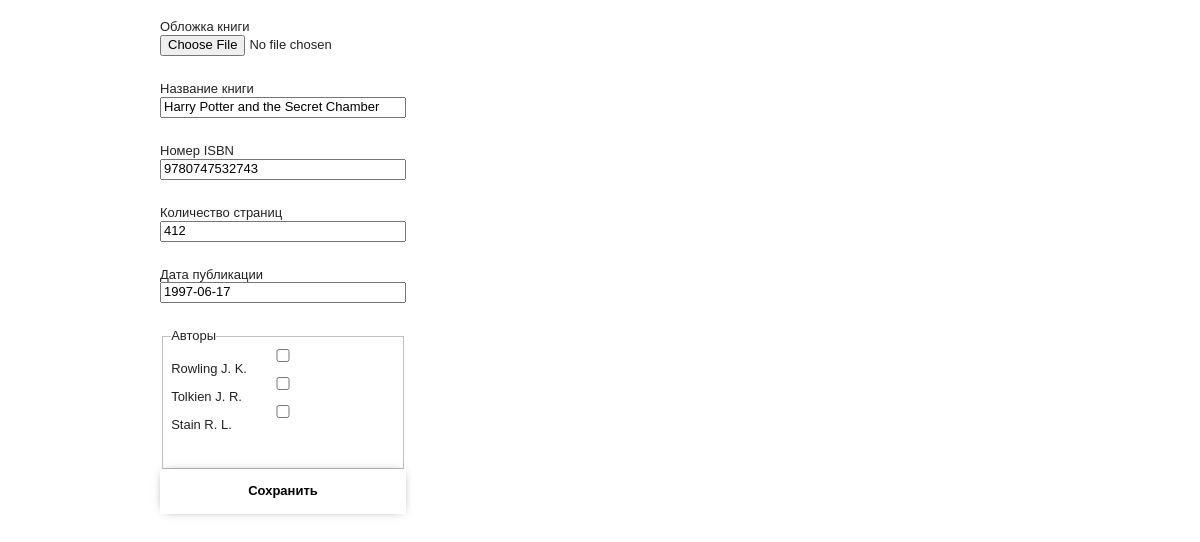
/book/edit/1, run on the app's committed database.
### tables this page shows
CREATE TABLE `book` (
  `id` int(11) NOT NULL AUTO_INCREMENT,
  `title` varchar(60) NOT NULL,
  `published` date DEFAULT NULL,
  `isbn` char(15) DEFAULT NULL,
  `pages_amount` smallint(6) DEFAULT NULL,
  `picture` varchar(260) DEFAULT NULL,
  PRIMARY KEY (`id`)
);

CREATE TABLE `author` (
  `id` int(11) NOT NULL AUTO_INCREMENT,
  `first_name` varchar(60) NOT NULL,
  `middle_name` varchar(60) NOT NULL,
  `last_name` varchar(60) NOT NULL,
  PRIMARY KEY (`id`)
);

### application/controllers/Book.php (called while the page is built, shortened)
<?php
class Book extends Controller
{
    public function editAction($id = NULL)
    {
        $model = empty($id) ? new Model() : Model::findById($id);
        $messages = [];
        View::render('base', 'book/form',
            [
                'page_title' => 'Редактирование книги',
                'model' => $model,
                'messages' => $messages
            ]
        );
    }
}

### application/core/Application.php (called while the page is built, shortened)
<?php
class Application
{
    public static function run($config)
    {
        self::$route = new Route();
    }
}

### index.php (called while the page is built, shortened)
<?php
$config = require_once 'application/config/config.php';
\application\core\Application::run($config);

### application/models/Book.php (called while the page is built, shortened)
<?php
class Book extends ActiveRecord
{
    public static function meta()
    {
        return [
            'id' => ['type' => \PDO::PARAM_INT, 'pattern' => '^[1-9]\d*$'],
            'title' => ['type' => \PDO::PARAM_STR],
            'isbn' => ['type' => \PDO::PARAM_INT, 'pattern' => '^[1-9]\d*$'],
            'pages_amount' => ['type' => \PDO::PARAM_INT, 'pattern' => '^[1-9]\d*$'],
            'picture' => ['type'=> \PDO::PARAM_STR, 'pattern' => '\.(?:jp(?:e?g|e|2)|gif|png)$'],
            'published' => ['type' => \PDO::PARAM_INT, 'pattern' => '^[0-9]{4}-(0[1-9]|1[012])-(0[1-9]|1[0-9]|2[0-9]|3[01])$']
        ];
    }
    public function getAuthors()
    {
        return $this->hasMany(
            Author::class, 'author.id = author_book.author_id',
            'author_book', 'author_book.book_id = ' . $this->id
        );
    }
}

### application/core/ActiveRecord.php (called while the page is built, shortened)
<?php
class ActiveRecord
{
    private $fields = [];
    private $dirty = [];
    public function __construct()
    {
        foreach ($this->getTableScheme() as $field) {
            $this->dirty[$field['Field']] = $field['Default'];
        }
    }
    public function __get($name)
    {
        if (array_key_exists($name, $this->dirty) && !empty($this->dirty[$name])) {
            $value = $this->dirty[$name];
        }
        else {
            if (array_key_exists($name, $this->fields)) {
                $value = $this->fields[$name];
            }
        }
        return $value;
    }
    public static function getTableName()
    {
        return strtolower(basename(str_replace('\\', '/', get_called_class())));
    }
    public static function getTableScheme()
    {
        $pdo = Application::getPDO();
        try {
            $table = self::getTableName();
            $statement = $pdo->prepare("DESCRIBE {$table}");
            $statement->execute();
            $tableScheme = $statement->fetchAll(PDO::FETCH_ASSOC);
        } catch (\Exception $e) {
            $pdo->rollBack();
            die($e->getMessage());
        }
        return $tableScheme;
    }
    public static function findById($id)
    {
        $pdo = Application::getPDO();
        try {
            $table = self::getTableName();
            $pdo->beginTransaction();
            $statement = $pdo->prepare("SELECT * FROM {$table} WHERE id = :id");
            $statement->execute([':id' => $id]);
            $fields = $statement->fetch(PDO::FETCH_ASSOC);
            $pdo->commit();
            if (empty($fields)) {
                $instance = NULL;
            }
            else {
                $instance = new $class();
                $instance->isNewRecord = FALSE;
                $instance->fields = $fields;
            }
        } catch (\Exception $e) {
            $pdo->rollBack();
            die($e->getMessage());
        }
        return $instance;
    }
    public static function findAll()
    {
        $pdo = Application::getPDO();
        $table = self::getTableName();
        $instances = [];
        try {
            $pdo->beginTransaction();
            $statement = $pdo->prepare("SELECT * FROM {$table}");
            $statement->execute();
            $pdo->commit();
            $results = $statement->fetchAll(PDO::FETCH_ASSOC);
            if (!empty($results)) {
                foreach ($results as $fields) {
                    $instance = new $class();
                    $instance->fields = $fields;
                    $instance->isNewRecord = FALSE;
                    $instances[] = $instance;
                }
            }
        } catch (\Exception $e) {
            $pdo->rollBack();
            die($e->getMessage());
        }
        return $instances;
    }
    public function hasMany($class, $reference, $junction_table, $junction_reference)
    {
        $pdo = Application::getPDO();
        $referredTable = $class::getTableName();
        $pdo->beginTransaction();
        try {
            $statement = $pdo->prepare("SELECT {$referredTable}.* FROM {$referredTable} JOIN {$junction_table} ON {$reference} WHERE {$junction_reference};");
            $statement->execute();
            $pdo->commit();
            $results = $statement->fetchAll(PDO::FETCH_ASSOC);
            $instances = [];
            if (!empty($results)) {
                foreach ($results as $fields) {
                    $instance = new $class();
                    $instance->fields = $fields;
                    $instance->isNewRecord = FALSE;
                    $instances[] = $instance;
                }
            }
        } catch (\Exception $e) {
            $pdo->rollBack();
            die($e->getMessage());
        }
        return $instances;
    }
}

### application/models/Author.php (called while the page is built, shortened)
<?php
class Author extends ActiveRecord
{
    public function getShortName()
    {
        return $this->last_name . ' ' . $this->first_name[0] . '. ' .$this->middle_name[0] . '.';
    }
}

### application/views/book/form.php (the view, shortened to what this page needs)
<?php
$meta = $model::meta();
?>
<form class="form" method="post" action="">
    <div class="form-field field">
        <label class="field-label">Обложка книги</label>
        <input class="field-input" id="" type="file"
               pattern="<?= $meta['picture']['pattern'] ?>"
               accept="image/jpeg, image/jpg, image/gif, image/png"
               name="picture"
               value="<?= $model->picture ?>">
    </div>
    <div class="form-field field">
        <label class="field-label">Название книги</label>
        <input class="field-input" id="" type="text"
               name="title"
               value="<?= $model->title ?>">
    </div>
    <div class="form-field field">
        <label class="field-label">Номер ISBN</label>
        <input class="field-input" id="" type="text"
               pattern="<?= $meta['isbn']['pattern'] ?>"
               name="isbn"
               value="<?= $model->isbn ?>">
    </div>
    <div class="form-field field">
        <label class="field-label">Количество страниц</label>
        <input class="field-input" id="" type="text"
               pattern="<?= $meta['pages_amount']['pattern'] ?>"
               name="pages_amount"
               value="<?= $model->pages_amount ?>">
    </div>
    <div class="form-field field">
        <label class="field-label">Дата публикации</label>
        <input class="field-input" id="" type="text"
               pattern="<?= $meta['published']['pattern'] ?>"
               name="published"
               value="<?= $model->published ?>">
    </div>
    <fieldset class="form-field field">
        <legend>Авторы</legend>
        <?php foreach (Author::findAll() as $author) : ?>
            <input class="field-input" id="" type="checkbox"
                   name="authors"
                   value="<?= $author->id ?>"
                   "<?php in_array($author, $model->getAuthors()) ? 'checked' : ''?>>
            <label class="field-label"><?= $author->getShortName() ?></label>
        <?php endforeach; ?>
    </fieldset>
    <input class="button form-submit" type="submit" value="Сохранить">
</form>

### css/styles.css (style rules this page uses)
html { font-family: sans-serif; line-height: 1.15; -ms-text-size-adjust: 100%; -webkit-text-size-adjust: 100%; }
body { margin: 0; }
button, input, optgroup, select, textarea { font-family: sans-serif; font-size: 100%; line-height: 1.15; margin: 0; }
button, input { overflow: visible; }
button, html [type="button"], [type="reset"], [type="submit"] { -webkit-appearance: button; }
fieldset { border: 1px solid #c0c0c0; margin: 0 2px; padding: 0.35em 0.625em 0.75em; }
legend { box-sizing: border-box; color: inherit; display: table; max-width: 100%; padding: 0; white-space: normal; }
[type="checkbox"], [type="radio"] { box-sizing: border-box; padding: 0; }
body { color: #222; font-size: 13px; font-family: sans-serif; }
.form { display: flex; flex-direction: column; padding: 20px; }
.form-field { display: flex; flex-direction: column; justify-content: space-around; }
.button { display: block; padding: 15px; text-align: center; text-decoration: none; font-weight: bold; color: black; background: none; outline: none; border: none; box-shadow: 0 0 10px -5px rgba(0, 0, 0, 0.7); }

### data on the page
book: title "Harry Potter and the Secret Chamber", isbn "9780747532743", pages_amount "412", published "1997-06-17"
author: $author->getShortName() "Rowling J. K."
author: $author->getShortName() "Tolkien J. R."
author: $author->getShortName() "Stain R. L."
